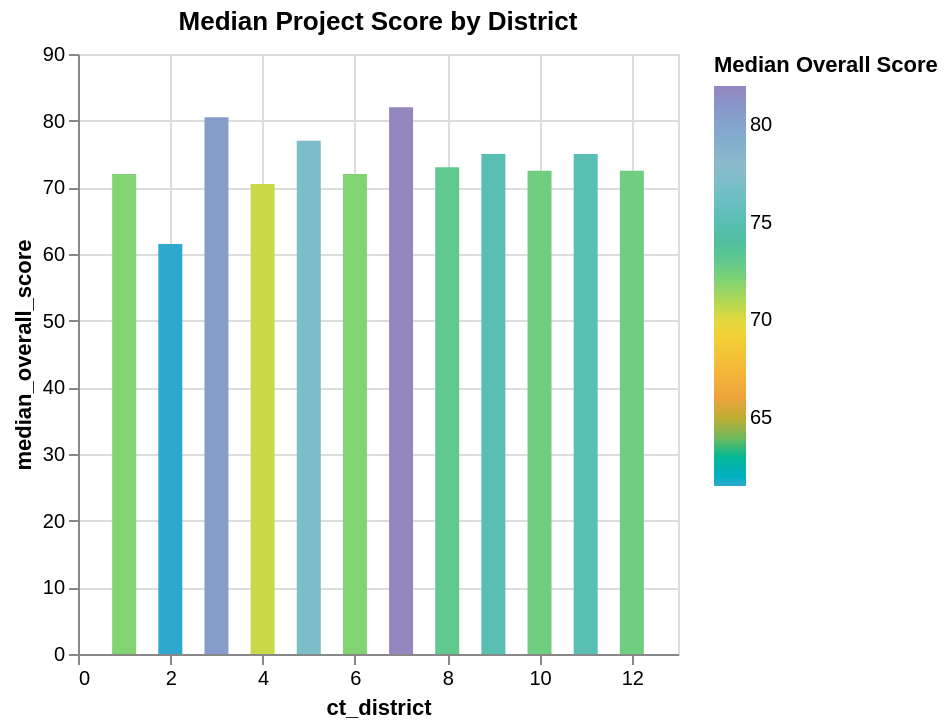

Notebook cell for this chart:
### Markdown cell above
### We have only visualized one column of data. 
* We have only visualized one column of data, but we have a couple of columns above. 
* Try to customize your graph. If you can dream it, you can probably do it with Altair. 
    * You can turn off the grid lines, rotate the axis labels by various degrees, label the bars, add a dropdown menu to change the axis, and more. 
* Make a few other charts in different styles.
* Inspiration
    * Altair's [gallery](https://altair-viz.github.io/gallery/index.html)
    * DDS's [portfolio](https://analysis.calitp.org/)

### Code cell
alt.Chart(
    district_summary_to_plot, title="Median Project Score by District",
).mark_bar(size=12).encode(
    x=alt.X("ct_district"),
    y=alt.Y("median_overall_score"),
    color=alt.Color(
        "median_overall_score",
        title="Median Overall Score",
        scale=alt.Scale(range=calitp_color_palette.CALITP_CATEGORY_BRIGHT_COLORS),
    )
)

### Figure 1 — Vega-Lite specification as saved in the notebook (floating-point values rounded to 4 significant figures)
{"config": {"view": {"continuousWidth": 300, "continuousHeight": 300}}, "data": {"name": "data-fe61ab74781d740c8dcafb218051dfa5"}, "mark": {"type": "bar", "size": 12}, "encoding": {"color": {"field": "median_overall_score", "scale": {"range": ["#2EA8CE", "#EB9F3C", "#F4D837", "#51BF9D", "#8CBCCB", "#9487C0"]}, "title": "Median Overall Score", "type": "quantitative"}, "x": {"field": "ct_district", "type": "quantitative"}, "y": {"field": "median_overall_score", "type": "quantitative"}}, "title": "Median Project Score by District", "$schema": "https://vega.github.io/schema/vega-lite/v5.20.1.json", "datasets": {"data-fe61ab74781d740c8dcafb218051dfa5": [{"ct_district": 1, "n_projects": 1, "max_overall_score": 72, "min_overall_score": 72, "mean_overall_score": 72.0, "median_overall_score": 72.0}, {"ct_district": 2, "n_projects": 2, "max_overall_score": 63, "min_overall_score": 60, "mean_overall_score": 61.5, "median_overall_score": 61.5}, {"ct_district": 3, "n_projects": 6, "max_overall_score": 97, "min_overall_score": 54, "mean_overall_score": 77.67, "median_overall_score": 80.5}, {"ct_district": 4, "n_projects": 6, "max_overall_score": 97, "min_overall_score": 60, "mean_overall_score": 73.17, "median_overall_score": 70.5}, {"ct_district": 5, "n_projects": 4, "max_overall_score": 98, "min_overall_score": 58, "mean_overall_score": 77.5, "median_overall_score": 77.0}, {"ct_district": 6, "n_projects": 3, "max_overall_score": 77, "min_overall_score": 63, "mean_overall_score": 70.67, "median_overall_score": 72.0}, {"ct_district": 7, "n_projects": 3, "max_overall_score": 94, "min_overall_score": 79, "mean_overall_score": 85.0, "median_overall_score": 82.0}, {"ct_district": 8, "n_projects": 5, "max_overall_score": 85, "min_overall_score": 66, "mean_overall_score": 75.2, "median_overall_score": 73.0}, {"ct_district": 9, "n_projects": 3, "max_overall_score": 87, "min_overall_score": 67, "mean_overall_score": 76.33, "median_overall_score": 75.0}, {"ct_district": 10, "n_projects": 2, "max_overall_score": 86, "min_overall_score": 59, "mean_overall_score": 72.5, "median_overall_score": 72.5}, {"ct_district": 11, "n_projects": 5, "max_overall_score": 89, "min_overall_score": 55, "mean_overall_score": 74.6, "median_overall_score": 75.0}, {"ct_district": 12, "n_projects": 4, "max_overall_score": 97, "min_overall_score": 60, "mean_overall_score": 75.5, "median_overall_score": 72.5}]}}
